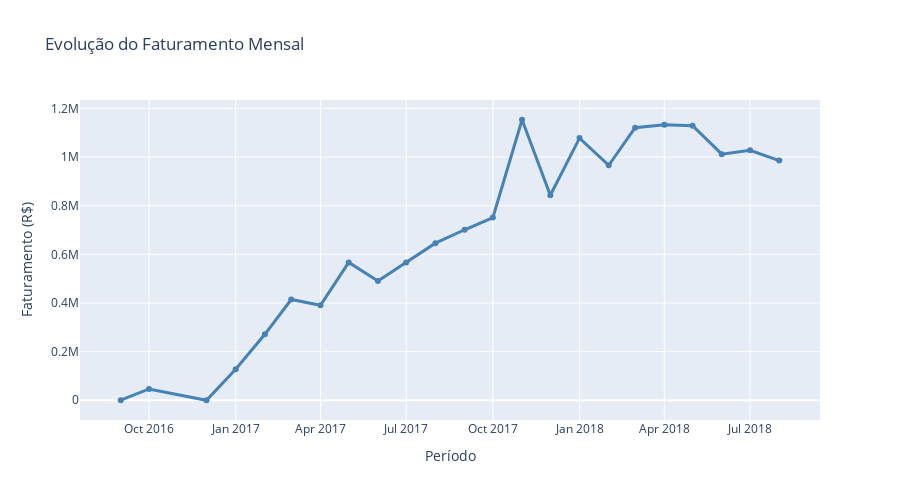

Source (notebook cell):
### Code cell
print("\n[7] Criando dashboards interativos...")

fig1 = px.line(monthly_sales, x='month_year', y='revenue',
               title='Evolução do Faturamento Mensal',
               labels={'revenue': 'Faturamento (R$)', 'month_year': 'Período'},
               markers=True)
fig1.update_traces(line_color='steelblue', line_width=3)
fig1.update_layout(hovermode='x unified', height=500)
fig1.write_html('../outputs/dashboard_evolucao.html')
fig1.show()
print("✓ Salvo: outputs/dashboard_evolucao.html")

### Figure 1 — Plotly figure (JSON) as saved in the notebook; plotly's stock layout.template omitted (floating-point values rounded to 4 significant figures)
{"data": [{"hovertemplate": "Período=%{x}<br>Faturamento (R$)=%{y}<extra></extra>", "legendgroup": "", "line": {"color": "steelblue", "dash": "solid", "width": 3}, "marker": {"symbol": "circle"}, "mode": "lines+markers", "name": "", "orientation": "v", "showlegend": false, "type": "scatter", "x": ["2016-09-01T00:00:00", "2016-10-01T00:00:00", "2016-12-01T00:00:00", "2017-01-01T00:00:00", "2017-02-01T00:00:00", "2017-03-01T00:00:00", "2017-04-01T00:00:00", "2017-05-01T00:00:00", "2017-06-01T00:00:00", "2017-07-01T00:00:00", "2017-08-01T00:00:00", "2017-09-01T00:00:00", "2017-10-01T00:00:00", "2017-11-01T00:00:00", "2017-12-01T00:00:00", "2018-01-01T00:00:00", "2018-02-01T00:00:00", "2018-03-01T00:00:00", "2018-04-01T00:00:00", "2018-05-01T00:00:00", "2018-06-01T00:00:00", "2018-07-01T00:00:00", "2018-08-01T00:00:00"], "xaxis": "x", "y": [143.5, 46490.0, 19.62, 127500.0, 271200.0, 414300.0, 390800.0, 566900.0, 490100.0, 566300.0, 645800.0, 701100.0, 751100.0, 1153000.0, 843100.0, 1078000.0, 966200.0, 1121000.0, 1133000.0, 1129000.0, 1012000.0, 1028000.0, 985500.0], "yaxis": "y"}], "layout": {"height": 500, "hovermode": "x unified", "legend": {"tracegroupgap": 0}, "title": {"text": "Evolução do Faturamento Mensal"}, "xaxis": {"anchor": "y", "domain": [0, 1], "title": {"text": "Período"}}, "yaxis": {"anchor": "x", "domain": [0, 1], "title": {"text": "Faturamento (R$)"}}}}
